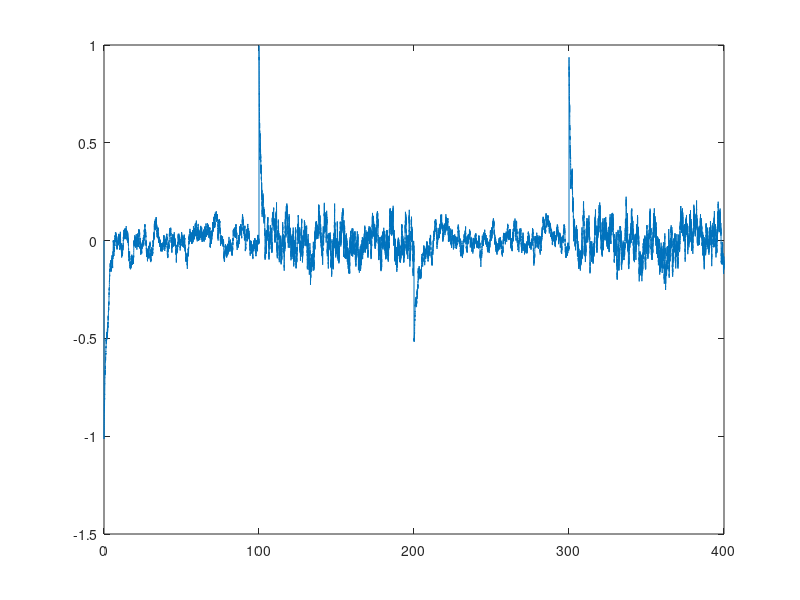
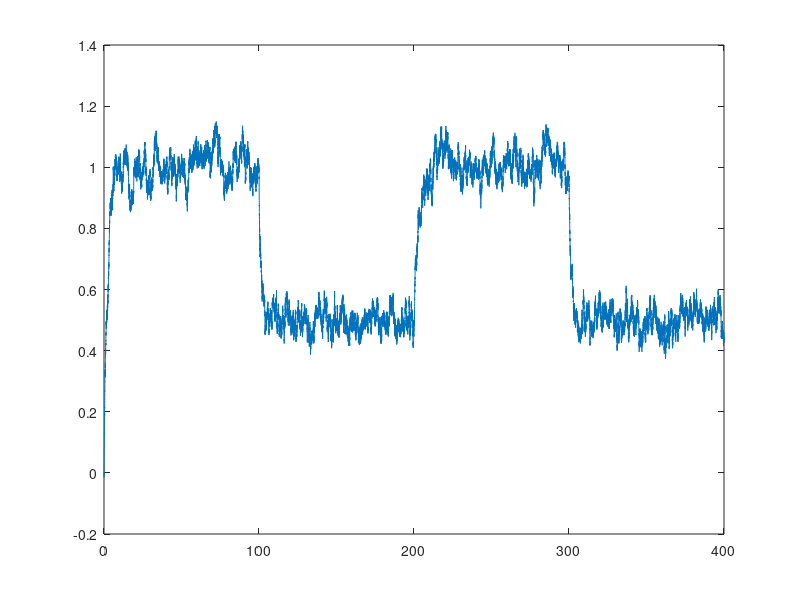

These figures' MATLAB source, in order:
%Reaffereance/ exafferance
close all;
clc
clear all
dt = 0.01;
time = 400;
T = 0:dt:time;

K(1:(time/dt+1)/4) = 1;
K((time/dt+1)/4:(time/dt+1)/2) = 2;
K((time/dt+1)/2:3*(time/dt+1)/4) = 1;
K(3*(time/dt+1)/4:(time/dt+1)) = 2;

Brain(1) = 0;
Body(1) = 0;
Env(1) = 0;

wBrain_Body = 1;
wBody_Brain = 1;
wBody_Env = -1;

flowV = -1;

for t = 1:length(T) - 1
    Brain(t+1) = Brain(t) + dt * tanh(-Brain(t) + wBrain_Body * Body(t));
    Body(t+1) = Body(t) + dt * tanh(-Body(t) + wBody_Brain * Brain(t) + wBody_Env * Env(t) + randn);
    Env(t+1) = K(t) * Body(t) + flowV;
end


plot(T,Env);

figure()
plot(T,Body)


mean(Env)
